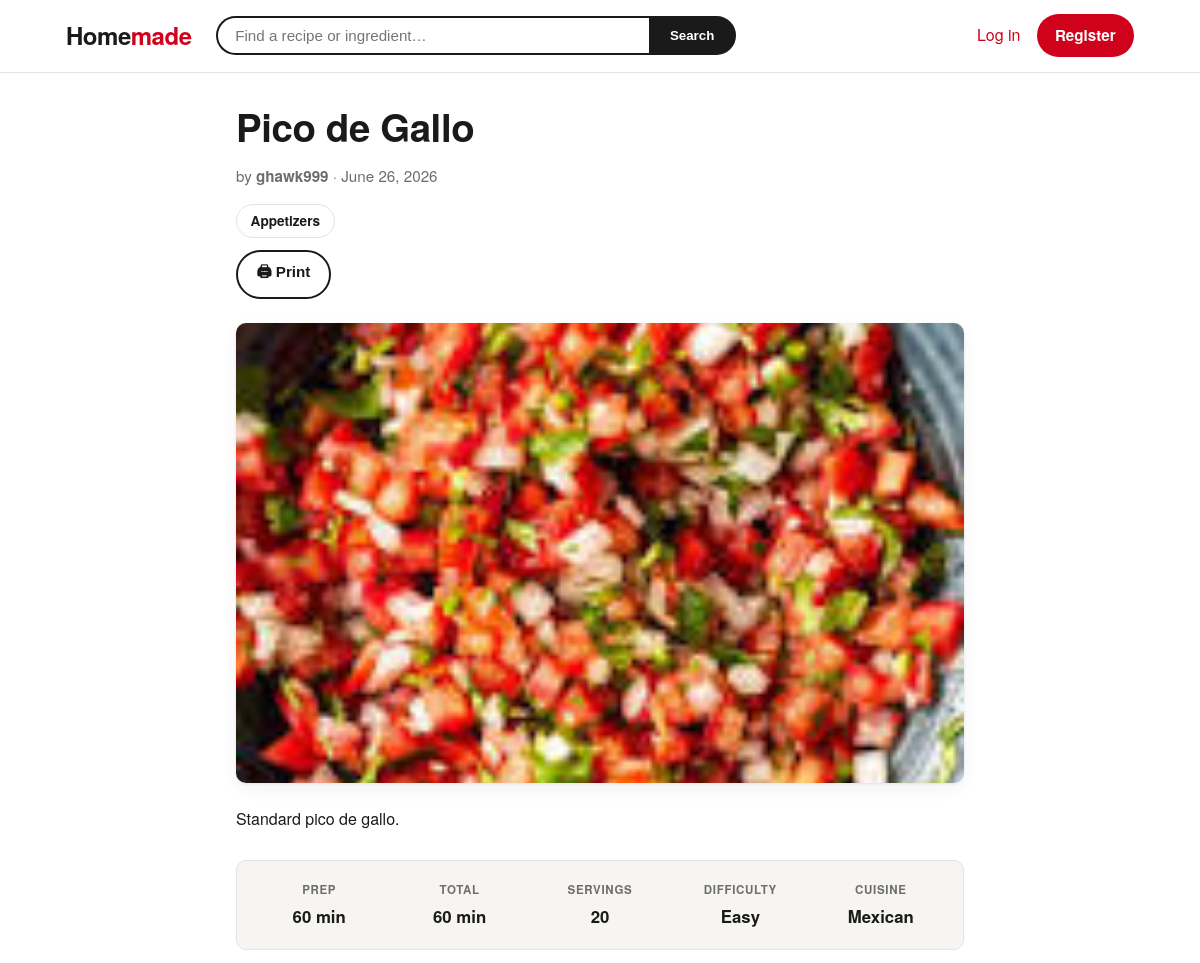
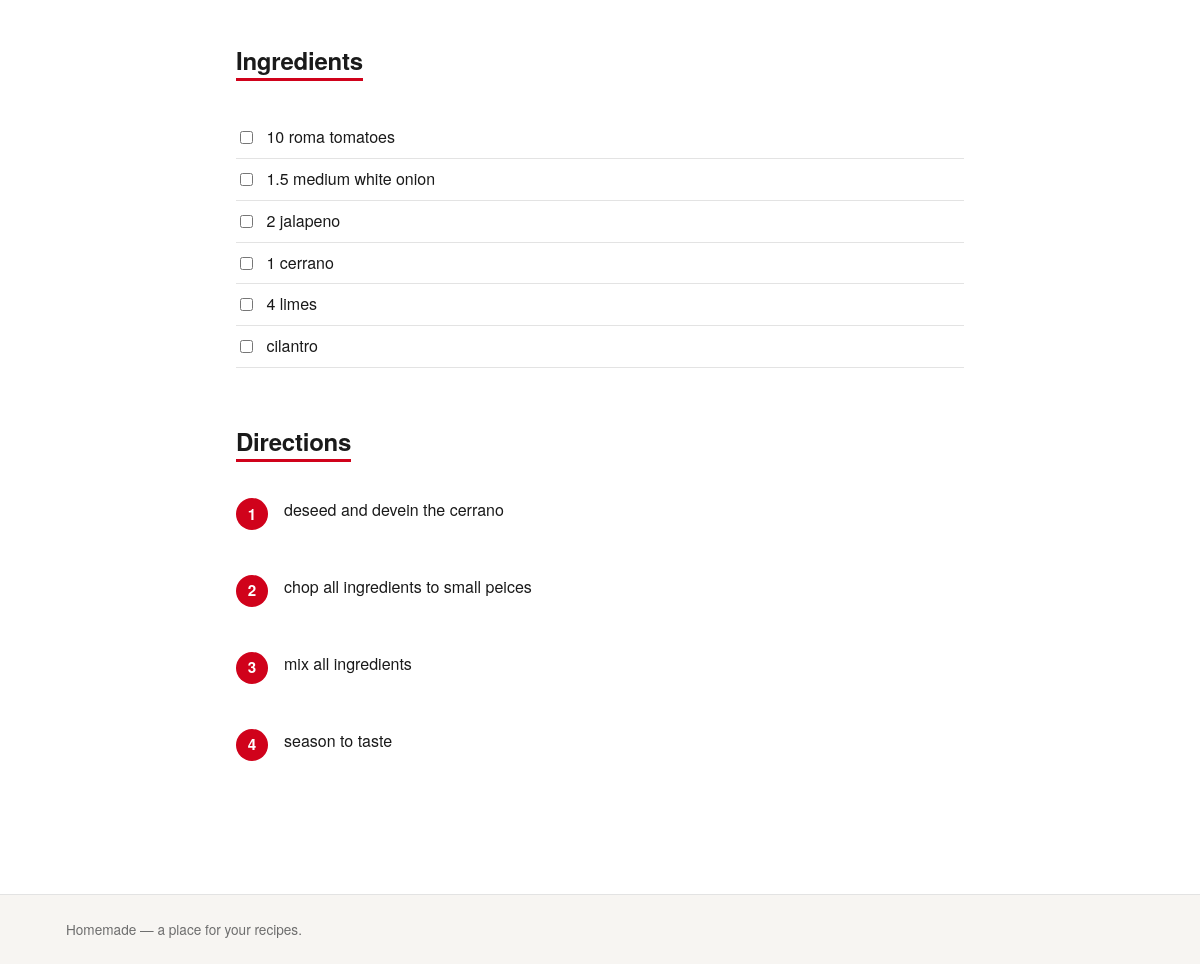
Screenshot of /recipes/5/ with the database file from the repository (2 pictures, top to bottom).
### cookbook/models.py (models this page shows, shortened)
class Recipe(models.Model):
    class Difficulty(models.TextChoices):
        EASY = 'easy', 'Easy'
        MEDIUM = 'medium', 'Medium'
        HARD = 'hard', 'Hard'
    author = models.ForeignKey(
        settings.AUTH_USER_MODEL,
        on_delete=models.CASCADE,
        related_name='recipes',
    )
    name = models.CharField(max_length=200)
    description = models.TextField(blank=True)
    categories = models.ManyToManyField(
        Category, related_name='recipes', blank=True
    )
    cuisine = models.CharField(max_length=100, blank=True)
    prep_minutes = models.PositiveIntegerField(null=True, blank=True)
    cook_minutes = models.PositiveIntegerField(null=True, blank=True)
    servings = models.PositiveIntegerField(null=True, blank=True)
    difficulty = models.CharField(
        max_length=10, choices=Difficulty.choices, blank=True
    )
    calories = models.PositiveIntegerField(null=True, blank=True)
    protein_g = models.PositiveIntegerField(null=True, blank=True)
    carbs_g = models.PositiveIntegerField(null=True, blank=True)
    fat_g = models.PositiveIntegerField(null=True, blank=True)
    created_at = models.DateTimeField(auto_now_add=True)
    updated_at = models.DateTimeField(auto_now=True)
    class Meta:
        ordering = ['-created_at']
    @property
    def total_minutes(self):
        if self.prep_minutes is None and self.cook_minutes is None:
            return None
        return (self.prep_minutes or 0) + (self.cook_minutes or 0)
    @property
    def has_nutrition(self):
        return any(
            v is not None
            for v in (self.calories, self.protein_g, self.carbs_g, self.fat_g)
        )

class Category(models.Model):
    name = models.CharField(max_length=100, unique=True)
    slug = models.SlugField(max_length=100, unique=True, blank=True)
    class Meta:
        ordering = ['name']
        verbose_name_plural = 'categories'
    def get_absolute_url(self):
        return reverse('cookbook:category_detail', kwargs={'slug': self.slug})

class RecipePhoto(models.Model):
    recipe = models.ForeignKey(
        Recipe, on_delete=models.CASCADE, related_name='photos'
    )
    image = models.ImageField(upload_to='recipes/%Y/%m/')
    caption = models.CharField(max_length=200, blank=True)
    order = models.PositiveIntegerField(default=0)
    class Meta:
        ordering = ['order', 'id']

class Ingredient(models.Model):
    recipe = models.ForeignKey(
        Recipe, on_delete=models.CASCADE, related_name='ingredients'
    )
    quantity = models.CharField(max_length=50, blank=True)
    unit = models.CharField(max_length=50, blank=True)
    text = models.CharField(max_length=200)
    order = models.PositiveIntegerField(default=0)
    class Meta:
        ordering = ['order', 'id']
    @property
    def display(self):
        parts = [p for p in (self.quantity, self.unit, self.text) if p]
        return ' '.join(parts)

class Step(models.Model):
    recipe = models.ForeignKey(
        Recipe, on_delete=models.CASCADE, related_name='steps'
    )
    instruction = models.TextField()
    order = models.PositiveIntegerField(default=0)
    class Meta:
        ordering = ['order', 'id']

### accounts/models.py (models this page shows)
class User(AbstractUser):
    pass

### cookbook/views.py (the view)
# urls.py: path('recipes/<int:pk>/', RecipeDetailView.as_view(), name='recipe_detail'),
class RecipeDetailView(DetailView):
    model = Recipe
    template_name = 'cookbook/recipe_detail.html'
    context_object_name = 'recipe'
    def get_queryset(self):
        return (
            Recipe.objects
            .select_related('author')
            .prefetch_related('ingredients', 'steps', 'photos')
        )

### templates/cookbook/recipe_detail.html (shortened to what this page needs)
{% extends 'base.html' %}
{% block main_class %}narrow{% endblock %}
{% block content %}
<div class="recipe-head">
    <h1>{{ recipe.name }}</h1>
    <p class="byline">by <strong>{{ recipe.author.username }}</strong> · {{ recipe.created_at|date:"F j, Y" }}</p>
    {% if recipe.categories.all %}
    <div class="recipe-cats">
        {% for cat in recipe.categories.all %}
            <a class="chip" href="{{ cat.get_absolute_url }}">{{ cat.name }}</a>
        {% endfor %}
    </div>
    {% endif %}
</div>
<div class="printbar">
    <button class="button ghost" type="button" onclick="window.print()">🖨 Print</button>
</div>
{% with hero=recipe.photos.first %}
    {% if hero %}
    <div class="hero"><img src="{{ hero.image.url }}" alt="{{ recipe.name }}"></div>
    {% endif %}
{% endwith %}
{% if recipe.description %}
    <p class="summary">{{ recipe.description|linebreaks }}</p>
{% endif %}
<dl class="facts">
    {% if recipe.prep_minutes %}<div><dt>Prep</dt><dd>{{ recipe.prep_minutes }} min</dd></div>{% endif %}
    {% if recipe.total_minutes %}<div><dt>Total</dt><dd>{{ recipe.total_minutes }} min</dd></div>{% endif %}
    {% if recipe.servings %}<div><dt>Servings</dt><dd>{{ recipe.servings }}</dd></div>{% endif %}
    {% if recipe.difficulty %}<div><dt>Difficulty</dt><dd>{{ recipe.get_difficulty_display }}</dd></div>{% endif %}
    {% if recipe.cuisine %}<div><dt>Cuisine</dt><dd>{{ recipe.cuisine }}</dd></div>{% endif %}
</dl>
<section class="section">
    <h2>Ingredients</h2>
    {% if recipe.ingredients.all %}
        <ul class="ingredients">
            {% for ingredient in recipe.ingredients.all %}
                <li><input type="checkbox"> <span>{{ ingredient.display }}</span></li>
            {% endfor %}
        </ul>
    {% else %}
        <p class="meta">No ingredients listed.</p>
    {% endif %}
</section>
<section class="section">
    <h2>Directions</h2>
    {% if recipe.steps.all %}
        <ol class="steps">
            {% for step in recipe.steps.all %}
                <li>{{ step.instruction|linebreaks }}</li>
            {% endfor %}
        </ol>
    {% else %}
        <p class="meta">No steps listed.</p>
    {% endif %}
</section>
{% endblock %}

### templates/base.html (style rules this page uses)
:root { --accent: #d0021b; --accent-dark: #a80016; --ink: #1a1a1a; --muted: #6d6d6d; --line: #e3e3e3; --bg: #ffffff; --bg-soft: #f7f5f2; --radius: 10px; --shadow: 0 1px 3px rgba(0,0,0,.08), 0 6px 18px rgba(0,0,0,.05); }
* { box-sizing: border-box; }
body { font-family: "Helvetica Neue", Helvetica, Arial, sans-serif; margin: 0; color: var(--ink); background: var(--bg); line-height: 1.55; }
a { color: var(--accent); text-decoration: none; }
h1, h2, h3 { font-weight: 800; letter-spacing: -.01em; line-height: 1.15; }
.chip { display: inline-block; padding: .35rem .85rem; border-radius: 999px; background: #fff; border: 1px solid var(--line); color: var(--ink); font-size: .85rem; font-weight: 600; white-space: nowrap; }
.button { display: inline-block; background: var(--accent); color: #fff; padding: .6rem 1.15rem; border: 0; border-radius: 999px; cursor: pointer; font-weight: 700; font-size: .95rem; }
.button.ghost { background: #fff; color: var(--ink); border: 2px solid var(--ink); }

### templates/cookbook/recipe_detail.html (style rules this page uses)
.recipe-head h1 { font-size: 2.4rem; margin: 0 0 .5rem; }
.recipe-head .byline { color: var(--muted); font-size: .95rem; }
.recipe-cats { margin: .75rem 0; display: flex; gap: .4rem; flex-wrap: wrap; }
.hero { margin: 1.5rem 0; border-radius: var(--radius); overflow: hidden; box-shadow: var(--shadow); }
.hero img { width: 100%; display: block; max-height: 460px; object-fit: cover; }
.summary { font-size: 1.05rem; }
.facts { display: grid; grid-template-columns: repeat(auto-fit, minmax(110px, 1fr)); gap: 1rem; padding: 1.25rem; margin: 1.75rem 0; background: var(--bg-soft); border-radius: var(--radius); border: 1px solid var(--line); text-align: center; }
.facts dt { font-size: .72rem; text-transform: uppercase; letter-spacing: .06em; color: var(--muted); font-weight: 700; }
.facts dd { margin: .25rem 0 0; font-size: 1.05rem; font-weight: 700; }
.section { margin: 2.5rem 0; }
.section h2 { font-size: 1.5rem; border-bottom: 3px solid var(--accent); display: inline-block; padding-bottom: .25rem; }
.ingredients { list-style: none; padding: 0; }
.ingredients li { padding: .5rem 0; border-bottom: 1px solid var(--line); display: flex; gap: .65rem; align-items: baseline; }
.ingredients input { transform: translateY(1px); }
.steps { padding-left: 0; list-style: none; counter-reset: step; }
.steps li { position: relative; padding: 0 0 1.25rem 3rem; counter-increment: step; }
.steps li::before { content: counter(step); position: absolute; left: 0; top: 0; width: 2rem; height: 2rem; border-radius: 50%; background: var(--accent); color: #fff; display: flex; align-items: center; justify-content: center; font-weight: 800; font-size: .95rem; }

### rows the page displays
Recipe: name "Pico de Gallo", author.username "ghawk999", created_at "June 26, 2026", description "Standard pico de gallo.", prep_minutes "60", total_minutes "60", servings "20", difficulty "Easy", cuisine "Mexican"
Category: name "Appetizers"
RecipePhoto: image (picture)
Ingredient: display "10 roma tomatoes"
Ingredient: display "1.5 medium white onion"
Ingredient: display "2 jalapeno"
Ingredient: display "1 cerrano"
Ingredient: display "4 limes"
Ingredient: display "cilantro"
Step: instruction "deseed and devein the cerrano"
Step: instruction "chop all ingredients to small peices"
Step: instruction "mix all ingredients"
Step: instruction "season to taste"
